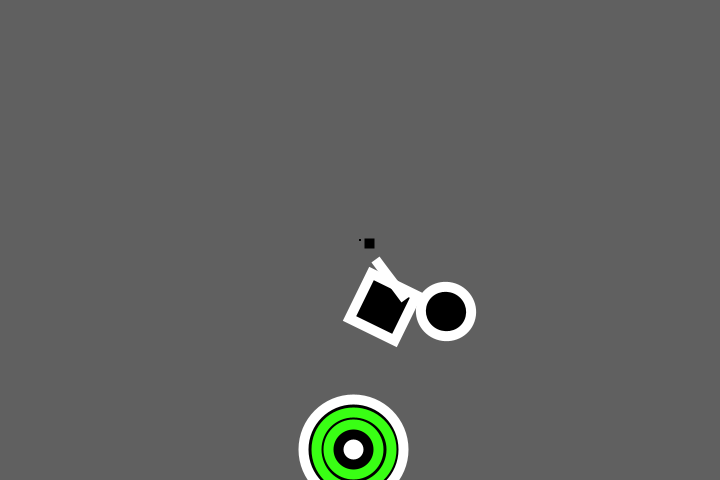
Frame 1 (no input)
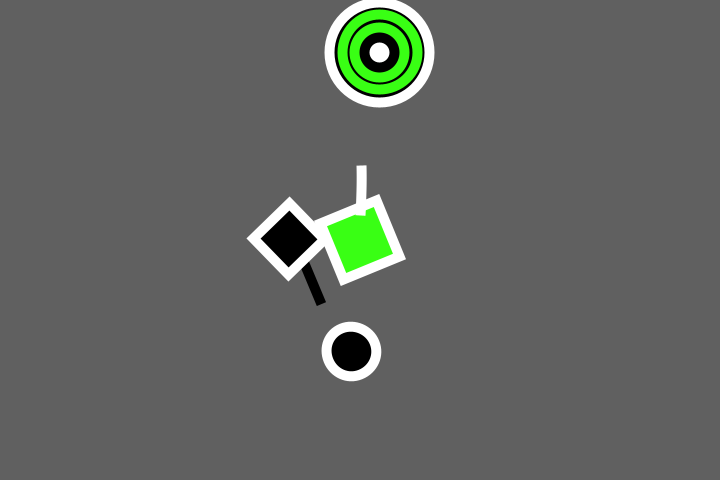
Frame 60 (the mouse pressed at the canvas centre just before this capture)
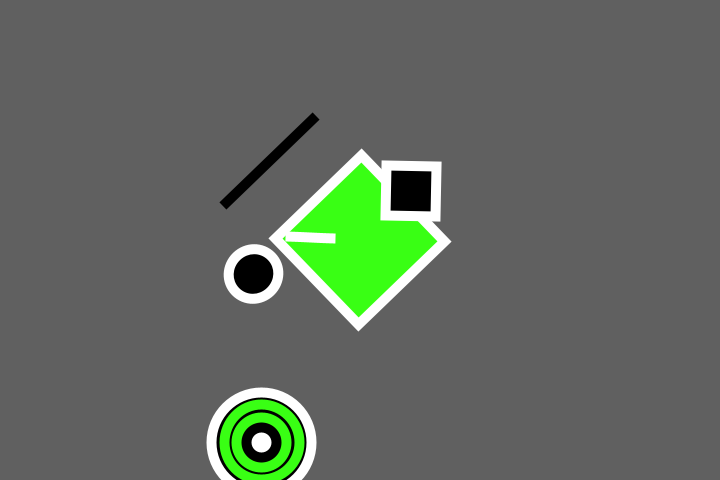
Frame 120 (the mouse held since frame 60 and released just before this capture)

The Processing sketch that drew these frames (run headless with seeded random() and noise(); from frame 60 on, the mouse is pressed at the canvas centre):

// Processing sketch: sketch_211022a_pattern18_v2
// ── sketch_211022a_pattern18_v2.pde
float teller = 1;
float delta = 1;
//int fill = 250;

void setup()
{
  size(720,480);

}

void draw()
{
  background(96);

      
  //Rotating loop rect 2
      pushMatrix();
        rectMode(CENTER);
        translate(width/2,height/2);
        rotate(degrees(frameCount%360*0.004));
          //rect(cos(frameCount/20.0)*250+250, 0, 100, cos(frameCount/20.0)*250+250);
        rect(0, 0, teller, teller);  
          stroke(0);
          strokeWeight(10);
          fill(0);
        rect(10, teller, teller, 0);  
          stroke(255);
          strokeWeight(10);
          fill(0);
        
      popMatrix();
      
    //
    pushMatrix();
      rectMode(CENTER);
        translate(width/2,height/2);
        rotate(degrees(frameCount%360*0.004));
        ellipse(100, 50, 50, 50);  
          stroke(255);
          strokeWeight(10);
          fill(0);
    popMatrix();
    //
    pushMatrix();  
      rectMode(CENTER);
        translate(width/2,height/2);
        rotate(degrees(frameCount%360*0.008));
        rect(50, 50, 50, 50);  
          stroke(255);
          strokeWeight(10);
          fill(0);
    popMatrix();
    //
    pushMatrix(); 
     rectMode(CENTER);
        translate(width/2,height/2);
        rotate(degrees(frameCount%360*0.012));
        ellipse(30, 440, 10, 10);
          stroke(255);
          strokeWeight(10);
          fill(0);
    popMatrix();
    //
    pushMatrix();   
     rectMode(CENTER);
        translate(width/2,height/2);
        rotate(degrees(frameCount%360*0.016));
        ellipse(50, 0, 50, 0);
          stroke(57, 255, 20);
          strokeWeight(10);
          fill(255);
    popMatrix();
    

  
  //Ellipse klein moving 1
      fill(0);
      stroke(255);
      strokeWeight(10);
      rotate(220,30,200,15);
      ellipse(sin(frameCount/20.0)*280+340,cos(frameCount/20.0)*200+250, 100, 100);
  //Ellipse klein moving 2
      fill(0);
      stroke(57, 255, 20);
      strokeWeight(10);
      //rotate(220,30,200,15);
      ellipse(sin(frameCount/20.0)*280+340,cos(frameCount/20.0)*200+250, 75, 75);
          //Ellipse klein moving 2
          fill(0);
          stroke(57, 255, 20);
          strokeWeight(10);
          //rotate(220,30,200,15);
          ellipse(sin(frameCount/20.0)*280+340,cos(frameCount/20.0)*200+250, 50, 50);
  //Ellipse klein moving 3
      fill(57, 255, 20);
      stroke(255);
      strokeWeight(10);
      //rotate(220,30,200,15);
      ellipse(sin(frameCount/20.0)*280+340,cos(frameCount/20.0)*200+250, 10, 10);
  
  
  
  
  teller = teller + delta;
  if (teller > 150)
  {
    delta = -1;
  }
  if ( teller < 0)
  {
    delta = 1;
  }
  println(teller);
  //println(frameRate);
}
